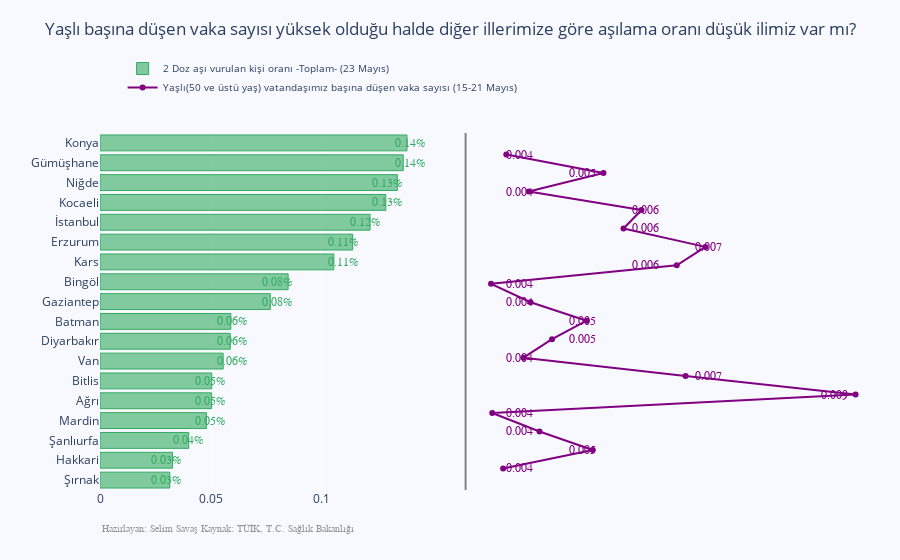

The cell this chart's notebook holds for it:
### Code cell
import plotly.graph_objects as go
from plotly.subplots import make_subplots

import numpy as np

y_saving = veri_paleti_v5['AsiOrani_x']
y_net_worth = veri_paleti_v5['YasliBasinaDusenVakaSayisi_x']
x = veri_paleti_v5.index


# Creating two subplots
fig = make_subplots(rows=1, cols=2, specs=[[{}, {}]], shared_xaxes=True,
                    shared_yaxes=False, vertical_spacing=0.001)

fig.append_trace(go.Bar(
    x=y_saving,
    y=x,
    marker=dict(
        color='rgba(50, 171, 96, 0.6)',
        line=dict(
            color='rgba(50, 171, 96, 1.0)',
            width=1),
    ),
    name='2 Doz aşı vurulan kişi oranı -Toplam- (23 Mayıs)',
    orientation='h',
), 1, 1)

fig.append_trace(go.Scatter(
    x=y_net_worth, y=x,
    mode='lines+markers',
    line_color='rgb(128, 0, 128)',
    name='Yaşlı(50 ve üstü yaş) vatandaşımız başına düşen vaka sayısı (15-21 Mayıs)',
), 1, 2)

fig.update_layout(
    title='Yaşlı başına düşen vaka sayısı yüksek olduğu halde diğer illerimize göre aşılama oranı düşük ilimiz var mı?',
    yaxis=dict(
        showgrid=False,
        showline=False,
        showticklabels=True,
        domain=[0, 0.85],
    ),
    yaxis2=dict(
        showgrid=False,
        showline=True,
        showticklabels=False,
        linecolor='rgba(102, 102, 102, 0.8)',
        linewidth=2,
        domain=[0, 0.85],
    ),
    xaxis=dict(
        zeroline=False,
        showline=False,
        showticklabels=True,
        showgrid=True,
        domain=[0, 0.42],
    ),
    xaxis2=dict(
        zeroline=False,
        showline=False,
        showticklabels=True,
        showgrid=True,
        domain=[0.47, 1],
        side='top',
        dtick=25000,
    ),
    legend=dict(x=0.029, y=1.038, font_size=10),
    margin=dict(l=100, r=20, t=70, b=70),
    paper_bgcolor='rgb(248, 248, 255)',
    plot_bgcolor='rgb(248, 248, 255)',
)

annotations = []

y_s = np.round(y_saving, decimals=2)
y_nw = np.round(y_net_worth, decimals=3)

# Adding labels
for ydn, yd, xd in zip(y_nw, y_s, x):
    # labeling the scatter savings
    annotations.append(dict(xref='x2', yref='y2',
                            y=xd, x=ydn,
                            text=ydn,
                            font=dict(family='Arial', size=12,
                                      color='rgb(128, 0, 128)'),
                            showarrow=False))
    # labeling the bar net worth
    annotations.append(dict(xref='x1', yref='y1',
                            y=xd, x=yd,
                            text=str(yd) + '%',
                            font=dict(family='Arial', size=12,
                                      color='rgb(50, 171, 96)'),
                            showarrow=False))
# Source
annotations.append(dict(xref='paper', yref='paper',
                        x=0, y=-0.109,
                        text='Hazırlayan: Selim Savaş'+ ' Kaynak: TÜİK, T.C. Sağlık Bakanlığı',
                        font=dict(family='Arial', size=10, color='rgb(150,150,150)'),
                        showarrow=False))

fig.update_layout(annotations=annotations)

fig.show()

### Figure 1 — Plotly figure (JSON) as saved in the notebook; plotly's stock layout.template omitted (floating-point values rounded to 4 significant figures)
{"data": [{"marker": {"color": "rgba(50, 171, 96, 0.6)", "line": {"color": "rgba(50, 171, 96, 1.0)", "width": 1}}, "name": "2 Doz aşı vurulan kişi oranı -Toplam- (23 Mayıs)", "orientation": "h", "type": "bar", "x": [0.0315, 0.03276, 0.04004, 0.04805, 0.05038, 0.05045, 0.05561, 0.05882, 0.05907, 0.07689, 0.08493, 0.1056, 0.1141, 0.1219, 0.129, 0.1342, 0.1369, 0.1386], "xaxis": "x", "y": ["Şırnak", "Hakkari", "Şanlıurfa", "Mardin", "Ağrı", "Bitlis", "Van", "Diyarbakır", "Batman", "Gaziantep", "Bingöl", "Kars", "Erzurum", "İstanbul", "Kocaeli", "Niğde", "Gümüşhane", "Konya"], "yaxis": "y"}, {"line": {"color": "rgb(128, 0, 128)"}, "mode": "lines+markers", "name": "Yaşlı(50 ve üstü yaş) vatandaşımız başına düşen vaka sayısı (15-21 Mayıs)", "type": "scatter", "x": [0.003733, 0.005157, 0.00431, 0.00356, 0.009329, 0.00663, 0.004056, 0.004509, 0.005059, 0.004168, 0.003541, 0.006489, 0.006945, 0.005644, 0.00593, 0.00414, 0.005325, 0.003784], "xaxis": "x2", "y": ["Şırnak", "Hakkari", "Şanlıurfa", "Mardin", "Ağrı", "Bitlis", "Van", "Diyarbakır", "Batman", "Gaziantep", "Bingöl", "Kars", "Erzurum", "İstanbul", "Kocaeli", "Niğde", "Gümüşhane", "Konya"], "yaxis": "y2"}], "layout": {"annotations": [{"font": {"color": "rgb(128, 0, 128)", "family": "Arial", "size": 12}, "showarrow": false, "text": "0.004", "x": 0.004, "xref": "x2", "y": "Şırnak", "yref": "y2"}, {"font": {"color": "rgb(50, 171, 96)", "family": "Arial", "size": 12}, "showarrow": false, "text": "0.03%", "x": 0.03, "xref": "x", "y": "Şırnak", "yref": "y"}, {"font": {"color": "rgb(128, 0, 128)", "family": "Arial", "size": 12}, "showarrow": false, "text": "0.005", "x": 0.005, "xref": "x2", "y": "Hakkari", "yref": "y2"}, {"font": {"color": "rgb(50, 171, 96)", "family": "Arial", "size": 12}, "showarrow": false, "text": "0.03%", "x": 0.03, "xref": "x", "y": "Hakkari", "yref": "y"}, {"font": {"color": "rgb(128, 0, 128)", "family": "Arial", "size": 12}, "showarrow": false, "text": "0.004", "x": 0.004, "xref": "x2", "y": "Şanlıurfa", "yref": "y2"}, {"font": {"color": "rgb(50, 171, 96)", "family": "Arial", "size": 12}, "showarrow": false, "text": "0.04%", "x": 0.04, "xref": "x", "y": "Şanlıurfa", "yref": "y"}, {"font": {"color": "rgb(128, 0, 128)", "family": "Arial", "size": 12}, "showarrow": false, "text": "0.004", "x": 0.004, "xref": "x2", "y": "Mardin", "yref": "y2"}, {"font": {"color": "rgb(50, 171, 96)", "family": "Arial", "size": 12}, "showarrow": false, "text": "0.05%", "x": 0.05, "xref": "x", "y": "Mardin", "yref": "y"}, {"font": {"color": "rgb(128, 0, 128)", "family": "Arial", "size": 12}, "showarrow": false, "text": "0.009", "x": 0.009, "xref": "x2", "y": "Ağrı", "yref": "y2"}, {"font": {"color": "rgb(50, 171, 96)", "family": "Arial", "size": 12}, "showarrow": false, "text": "0.05%", "x": 0.05, "xref": "x", "y": "Ağrı", "yref": "y"}, {"font": {"color": "rgb(128, 0, 128)", "family": "Arial", "size": 12}, "showarrow": false, "text": "0.007", "x": 0.007, "xref": "x2", "y": "Bitlis", "yref": "y2"}, {"font": {"color": "rgb(50, 171, 96)", "family": "Arial", "size": 12}, "showarrow": false, "text": "0.05%", "x": 0.05, "xref": "x", "y": "Bitlis", "yref": "y"}, {"font": {"color": "rgb(128, 0, 128)", "family": "Arial", "size": 12}, "showarrow": false, "text": "0.004", "x": 0.004, "xref": "x2", "y": "Van", "yref": "y2"}, {"font": {"color": "rgb(50, 171, 96)", "family": "Arial", "size": 12}, "showarrow": false, "text": "0.06%", "x": 0.06, "xref": "x", "y": "Van", "yref": "y"}, {"font": {"color": "rgb(128, 0, 128)", "family": "Arial", "size": 12}, "showarrow": false, "text": "0.005", "x": 0.005, "xref": "x2", "y": "Diyarbakır", "yref": "y2"}, {"font": {"color": "rgb(50, 171, 96)", "family": "Arial", "size": 12}, "showarrow": false, "text": "0.06%", "x": 0.06, "xref": "x", "y": "Diyarbakır", "yref": "y"}, {"font": {"color": "rgb(128, 0, 128)", "family": "Arial", "size": 12}, "showarrow": false, "text": "0.005", "x": 0.005, "xref": "x2", "y": "Batman", "yref": "y2"}, {"font": {"color": "rgb(50, 171, 96)", "family": "Arial", "size": 12}, "showarrow": false, "text": "0.06%", "x": 0.06, "xref": "x", "y": "Batman", "yref": "y"}, {"font": {"color": "rgb(128, 0, 128)", "family": "Arial", "size": 12}, "showarrow": false, "text": "0.004", "x": 0.004, "xref": "x2", "y": "Gaziantep", "yref": "y2"}, {"font": {"color": "rgb(50, 171, 96)", "family": "Arial", "size": 12}, "showarrow": false, "text": "0.08%", "x": 0.08, "xref": "x", "y": "Gaziantep", "yref": "y"}, {"font": {"color": "rgb(128, 0, 128)", "family": "Arial", "size": 12}, "showarrow": false, "text": "0.004", "x": 0.004, "xref": "x2", "y": "Bingöl", "yref": "y2"}, {"font": {"color": "rgb(50, 171, 96)", "family": "Arial", "size": 12}, "showarrow": false, "text": "0.08%", "x": 0.08, "xref": "x", "y": "Bingöl", "yref": "y"}, {"font": {"color": "rgb(128, 0, 128)", "family": "Arial", "size": 12}, "showarrow": false, "text": "0.006", "x": 0.006, "xref": "x2", "y": "Kars", "yref": "y2"}, {"font": {"color": "rgb(50, 171, 96)", "family": "Arial", "size": 12}, "showarrow": false, "text": "0.11%", "x": 0.11, "xref": "x", "y": "Kars", "yref": "y"}, {"font": {"color": "rgb(128, 0, 128)", "family": "Arial", "size": 12}, "showarrow": false, "text": "0.007", "x": 0.007, "xref": "x2", "y": "Erzurum", "yref": "y2"}, {"font": {"color": "rgb(50, 171, 96)", "family": "Arial", "size": 12}, "showarrow": false, "text": "0.11%", "x": 0.11, "xref": "x", "y": "Erzurum", "yref": "y"}, {"font": {"color": "rgb(128, 0, 128)", "family": "Arial", "size": 12}, "showarrow": false, "text": "0.006", "x": 0.006, "xref": "x2", "y": "İstanbul", "yref": "y2"}, {"font": {"color": "rgb(50, 171, 96)", "family": "Arial", "size": 12}, "showarrow": false, "text": "0.12%", "x": 0.12, "xref": "x", "y": "İstanbul", "yref": "y"}, {"font": {"color": "rgb(128, 0, 128)", "family": "Arial", "size": 12}, "showarrow": false, "text": "0.006", "x": 0.006, "xref": "x2", "y": "Kocaeli", "yref": "y2"}, {"font": {"color": "rgb(50, 171, 96)", "family": "Arial", "size": 12}, "showarrow": false, "text": "0.13%", "x": 0.13, "xref": "x", "y": "Kocaeli", "yref": "y"}, {"font": {"color": "rgb(128, 0, 128)", "family": "Arial", "size": 12}, "showarrow": false, "text": "0.004", "x": 0.004, "xref": "x2", "y": "Niğde", "yref": "y2"}, {"font": {"color": "rgb(50, 171, 96)", "family": "Arial", "size": 12}, "showarrow": false, "text": "0.13%", "x": 0.13, "xref": "x", "y": "Niğde", "yref": "y"}, {"font": {"color": "rgb(128, 0, 128)", "family": "Arial", "size": 12}, "showarrow": false, "text": "0.005", "x": 0.005, "xref": "x2", "y": "Gümüşhane", "yref": "y2"}, {"font": {"color": "rgb(50, 171, 96)", "family": "Arial", "size": 12}, "showarrow": false, "text": "0.14%", "x": 0.14, "xref": "x", "y": "Gümüşhane", "yref": "y"}, {"font": {"color": "rgb(128, 0, 128)", "family": "Arial", "size": 12}, "showarrow": false, "text": "0.004", "x": 0.004, "xref": "x2", "y": "Konya", "yref": "y2"}, {"font": {"color": "rgb(50, 171, 96)", "family": "Arial", "size": 12}, "showarrow": false, "text": "0.14%", "x": 0.14, "xref": "x", "y": "Konya", "yref": "y"}, {"font": {"color": "rgb(150,150,150)", "family": "Arial", "size": 10}, "showarrow": false, "text": "Hazırlayan: Selim Savaş Kaynak: TÜİK, T.C. Sağlık Bakanlığı", "x": 0, "xref": "paper", "y": -0.109, "yref": "paper"}], "legend": {"font": {"size": 10}, "x": 0.029, "y": 1.038}, "margin": {"b": 70, "l": 100, "r": 20, "t": 70}, "paper_bgcolor": "rgb(248, 248, 255)", "plot_bgcolor": "rgb(248, 248, 255)", "title": {"text": "Yaşlı başına düşen vaka sayısı yüksek olduğu halde diğer illerimize göre aşılama oranı düşük ilimiz var mı?"}, "xaxis": {"anchor": "y", "domain": [0, 0.42], "showgrid": true, "showline": false, "showticklabels": true, "zeroline": false}, "xaxis2": {"anchor": "y2", "domain": [0.47, 1], "dtick": 25000, "showgrid": true, "showline": false, "showticklabels": true, "side": "top", "zeroline": false}, "yaxis": {"anchor": "x", "domain": [0, 0.85], "showgrid": false, "showline": false, "showticklabels": true}, "yaxis2": {"anchor": "x2", "domain": [0, 0.85], "linecolor": "rgba(102, 102, 102, 0.8)", "linewidth": 2, "showgrid": false, "showline": true, "showticklabels": false}}}
